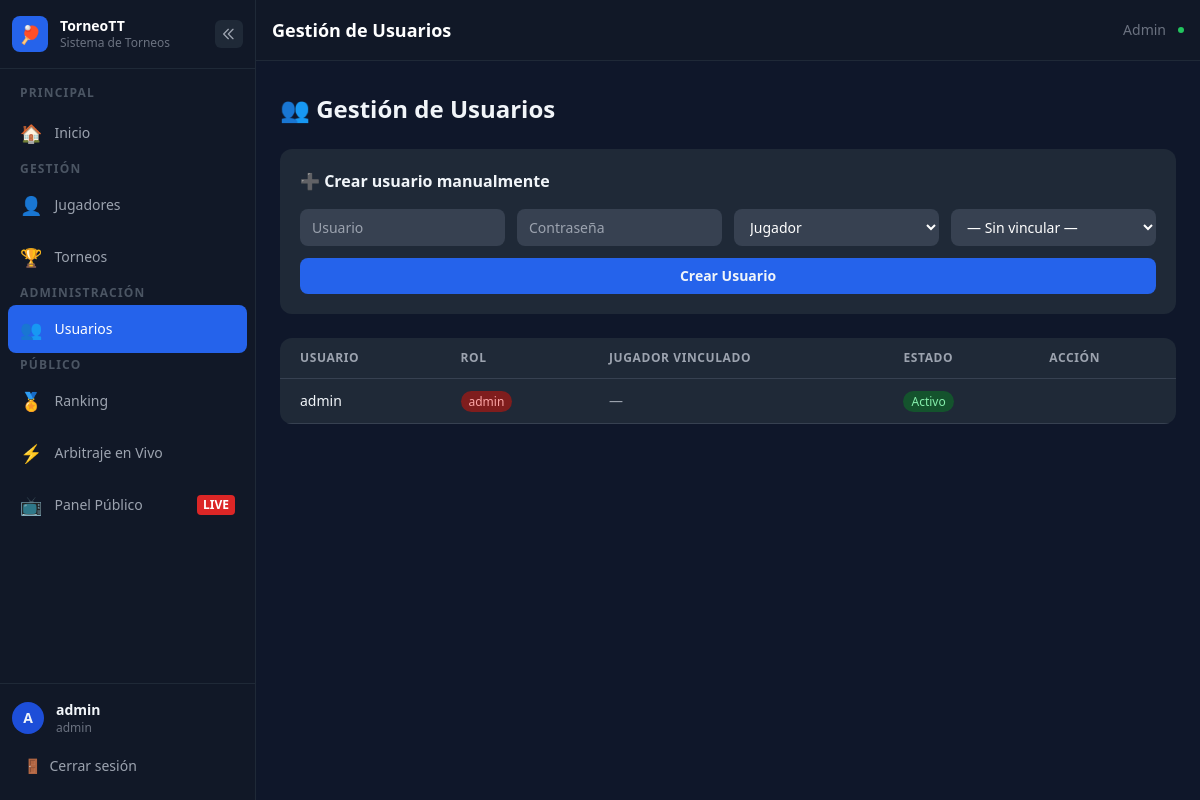
/admin/usuarios (signed in), run on the app's committed database.
### app/models.py (models this page shows)
class Usuario(UserMixin, db.Model):
    id = db.Column(db.Integer, primary_key=True)
    username = db.Column(db.String(50), unique=True, nullable=False)
    password = db.Column(db.String(200), nullable=False)
    rol = db.Column(db.String(20), default='jugador')
    activo = db.Column(db.Boolean, default=False)
    aprobado = db.Column(db.Boolean, default=False)
    jugador_id = db.Column(db.Integer, db.ForeignKey('jugador.id'), nullable=True)
    creado = db.Column(db.DateTime, default=datetime.utcnow)
    jugador = db.relationship('Jugador', backref='usuario', foreign_keys=[jugador_id])

### app/routes.py (the view)
@main.route('/admin/usuarios')
@login_required
def admin_usuarios():
    if current_user.rol != 'admin':
        flash('Acceso denegado.', 'danger')
        return redirect(url_for('main.dashboard'))
    usuarios = Usuario.query.order_by(Usuario.creado.desc()).all()
    solicitudes = SolicitudRegistro.query.filter_by(procesado=False).all()
    jugadores_sin_cuenta = Jugador.query.filter(
        ~Jugador.id.in_(
            db.session.query(Usuario.jugador_id).filter(Usuario.jugador_id != None)
        )
    ).order_by(Jugador.nombre).all()
    return render_template('admin/usuarios.html',
        usuarios=usuarios, solicitudes=solicitudes,
        jugadores_sin_cuenta=jugadores_sin_cuenta)

### app/__init__.py (called while the page is built)
@login_manager.user_loader
def load_user(user_id):
    return Usuario.query.get(int(user_id))

### app/templates/admin/usuarios.html (shortened to what this page needs)
{% extends "base.html" %}
{% block page_title %}Gestión de Usuarios{% endblock %}
{% block content %}
<h2 class="text-2xl font-bold mb-6">👥 Gestión de Usuarios</h2>
<div class="bg-gray-800 rounded-xl p-5 mb-6">
    <h3 class="font-bold mb-4">➕ Crear usuario manualmente</h3>
    <form method="POST" action="{{ url_for('main.crear_usuario') }}" class="grid grid-cols-2 md:grid-cols-4 gap-3">
        <input type="text" name="username" placeholder="Usuario" required
            class="bg-gray-700 text-white rounded-lg px-3 py-2 text-sm focus:outline-none focus:ring-2 focus:ring-blue-500">
        <input type="password" name="password" placeholder="Contraseña" required
            class="bg-gray-700 text-white rounded-lg px-3 py-2 text-sm focus:outline-none focus:ring-2 focus:ring-blue-500">
        <select name="rol" class="bg-gray-700 text-white rounded-lg px-3 py-2 text-sm">
            <option value="jugador">Jugador</option>
        </select>
        <select name="jugador_id" class="bg-gray-700 text-white rounded-lg px-3 py-2 text-sm">
            <option value="">— Sin vincular —</option>
        </select>
        <button type="submit" class="col-span-2 md:col-span-4 bg-blue-600 hover:bg-blue-700 font-bold py-2 rounded-lg text-sm transition">
            Crear Usuario
        </button>
    </form>
</div>
<div class="bg-gray-800 rounded-xl overflow-hidden">
    <table class="w-full text-sm">
        <thead>
            <tr class="border-b border-gray-700 text-gray-400 text-xs uppercase tracking-wider">
                <th class="px-5 py-3 text-left">Usuario</th>
                <th class="px-5 py-3 text-left">Rol</th>
                <th class="px-5 py-3 text-left">Jugador vinculado</th>
                <th class="px-5 py-3 text-left">Estado</th>
                <th class="px-5 py-3 text-left">Acción</th>
            </tr>
        </thead>
        <tbody>
            {% for u in usuarios %}
            <tr class="border-b border-gray-700 hover:bg-gray-700 transition">
                <td class="px-5 py-3 font-medium">{{ u.username }}</td>
                <td class="px-5 py-3">
                    <span class="text-xs px-2 py-0.5 rounded-full
                        {% if u.rol == 'admin' %}bg-red-900 text-red-300
                        {% elif u.rol == 'arbitro' %}bg-purple-900 text-purple-300
                        {% elif u.rol == 'jugador' %}bg-blue-900 text-blue-300
                        {% else %}bg-gray-700 text-gray-300{% endif %}">
                        {{ u.rol }}
                    </span>
                </td>
                <td class="px-5 py-3 text-gray-400">{% if u.jugador %}{{ u.jugador.nombre }}{% else %}—{% endif %}</td>
                <td class="px-5 py-3">
                    <span class="text-xs px-2 py-0.5 rounded-full {% if u.activo %}bg-green-900 text-green-300{% else %}bg-red-900 text-red-300{% endif %}">
                        {% if u.activo %}Activo{% else %}Inactivo{% endif %}
                    </span>
                </td>
                <td class="px-5 py-3">
                </td>
            </tr>
            {% endfor %}
        </tbody>
    </table>
</div>
{% endblock %}

### app/templates/base.html (shortened to what this page needs)
<!DOCTYPE html>
<html lang="es">
<head>
    <script src="https://cdn.tailwindcss.com"></script>
</head>
<body class="min-h-screen flex">
<aside id="sidebar" class="min-h-screen bg-gray-900 border-r border-gray-800 flex flex-col fixed left-0 top-0 z-50 overflow-hidden">
    <div class="px-3 py-4 border-b border-gray-800">
        <div class="logo-wrapper flex items-center gap-3">
            <div class="logo-icon w-9 h-9 bg-blue-600 rounded-lg flex items-center justify-center text-lg font-black flex-shrink-0">🏓</div>
            <div class="logo-text flex-1 min-w-0">
                <p class="font-black text-white text-sm leading-tight">TorneoTT</p>
                <p class="text-gray-500 text-xs">Sistema de Torneos</p>
            </div>
            <button id="toggle-btn" onclick="toggleSidebar()"
                class="hidden md:flex w-7 h-7 rounded-md bg-gray-800 hover:bg-gray-700 items-center justify-center text-gray-400 hover:text-white flex-shrink-0 transition">
                <svg id="toggle-icon" xmlns="http://www.w3.org/2000/svg" class="w-4 h-4" fill="none" viewBox="0 0 24 24" stroke="currentColor">
                    <path stroke-linecap="round" stroke-linejoin="round" stroke-width="2" d="M11 19l-7-7 7-7M18 19l-7-7 7-7"/>
                </svg>
            </button>
        </div>
    </div>
    <nav class="flex-1 px-2 py-4 space-y-1 overflow-y-auto overflow-x-hidden">
        <p class="sidebar-section-label text-gray-600 text-xs uppercase tracking-widest font-bold px-3 mb-2">Principal</p>
        <a href="{{ url_for('main.dashboard') }}" data-tooltip="Inicio"
            class="nav-link flex items-center gap-3 px-3 py-2.5 rounded-lg text-sm font-medium
            {% if request.endpoint == 'main.dashboard' %}nav-active{% else %}text-gray-400{% endif %}">
            <span class="text-lg flex-shrink-0">🏠</span>
            <span class="sidebar-label">Inicio</span>
        </a>
        <p class="sidebar-section-label text-gray-600 text-xs uppercase tracking-widest font-bold px-3 mt-4 mb-2">Gestión</p>
        <a href="{{ url_for('main.jugadores') }}" data-tooltip="Jugadores"
            class="nav-link flex items-center gap-3 px-3 py-2.5 rounded-lg text-sm font-medium
            {% if request.endpoint in ['main.jugadores','main.nuevo_jugador','main.editar_jugador','main.importar_jugadores'] %}nav-active{% else %}text-gray-400{% endif %}">
            <span class="text-lg flex-shrink-0">👤</span>
            <span class="sidebar-label">Jugadores</span>
        </a>
        <a href="{{ url_for('main.torneos') }}" data-tooltip="Torneos"
            class="nav-link flex items-center gap-3 px-3 py-2.5 rounded-lg text-sm font-medium
            {% if request.endpoint in ['main.torneos','main.nuevo_torneo','main.editar_torneo'] %}nav-active{% else %}text-gray-400{% endif %}">
            <span class="text-lg flex-shrink-0">🏆</span>
            <span class="sidebar-label">Torneos</span>
        </a>
        {% set torneo_id_url = request.view_args.get('torneo_id') if request.view_args else None %}
        <p class="sidebar-section-label text-gray-600 text-xs uppercase tracking-widest font-bold px-3 mt-4 mb-2">Administración</p>
        {% if current_user.is_authenticated and current_user.rol == 'admin' %}
        <a href="{{ url_for('main.admin_usuarios') }}" data-tooltip="Usuarios"
            class="nav-link flex items-center gap-3 px-3 py-2.5 rounded-lg text-sm font-medium
            {% if request.endpoint == 'main.admin_usuarios' %}nav-active{% else %}text-gray-400{% endif %}">
            <span class="text-lg flex-shrink-0">👥</span>
            <span class="sidebar-label">Usuarios</span>
        </a>
        {% endif %}
        <p class="sidebar-section-label text-gray-600 text-xs uppercase tracking-widest font-bold px-3 mt-4 mb-2">Público</p>
        <a href="{{ url_for('main.ranking') }}" target="_blank" data-tooltip="Ranking"
            class="nav-link flex items-center gap-3 px-3 py-2.5 rounded-lg text-sm font-medium
            {% if request.endpoint == 'main.ranking' %}nav-active{% else %}text-gray-400{% endif %}">
            <span class="text-lg flex-shrink-0">🏅</span>
            <span class="sidebar-label">Ranking</span>
        </a>
        <a href="{{ url_for('main.panel_publico') }}" target="_blank" data-tooltip="Arbitraje en Vivo"
            class="nav-link flex items-center gap-3 px-3 py-2.5 rounded-lg text-sm font-medium text-gray-400">
            <span class="text-lg flex-shrink-0">⚡</span>
            <span class="sidebar-label">Arbitraje en Vivo</span>
        </a>
        <a href="{{ url_for('main.panel_publico') }}" target="_blank" data-tooltip="Panel Público"
            class="nav-link flex items-center gap-3 px-3 py-2.5 rounded-lg text-sm font-medium text-gray-400">
            <span class="text-lg flex-shrink-0">📺</span>
            <span class="sidebar-label">Panel Público</span>
            <span class="live-badge ml-auto text-xs bg-red-600 text-white px-1.5 py-0.5 rounded font-bold animate-pulse">LIVE</span>
        </a>
    </nav>
    <div class="px-3 py-4 border-t border-gray-800">
        {% if current_user.is_authenticated %}
        <div class="user-wrapper flex items-center gap-3 mb-3">
            <div class="user-avatar w-8 h-8 bg-blue-700 rounded-full flex items-center justify-center text-sm font-bold flex-shrink-0">
                {{ current_user.username[0].upper() }}
            </div>
            <div class="user-info flex-1 min-w-0">
                <p class="text-sm font-semibold truncate">{{ current_user.username }}</p>
                <p class="text-xs text-gray-500">{{ current_user.rol }}</p>
            </div>
        </div>
        <a href="{{ url_for('auth.logout') }}"
            class="logout-btn w-full flex items-center gap-2 px-3 py-2 rounded-lg text-sm text-gray-400 hover:bg-gray-800 hover:text-white transition">
            <span>🚪</span>
            <span class="logout-label">Cerrar sesión</span>
        </a>
        {% endif %}
    </div>
</aside>
<main id="main-content" class="flex-1 flex flex-col min-h-screen">
    <div class="bg-gray-900 border-b border-gray-800 px-4 py-4 flex items-center justify-between sticky top-0 z-30">
        <div class="flex items-center gap-3">
            <h1 class="text-lg font-bold text-white">{% block page_title %}{% endblock %}</h1>
        </div>
        <div class="flex items-center gap-3 text-sm text-gray-500">
            {% if current_user.is_authenticated %}
            <span class="hidden sm:inline">{{ current_user.rol | capitalize }}</span>
            <span class="w-1.5 h-1.5 bg-green-500 rounded-full"></span>
            {% endif %}
        </div>
    </div>
    <div class="px-4 md:px-6 pt-4">
    </div>
    <div class="flex-1 px-4 md:px-6 py-4">
        {% block content %}{% endblock %}
    </div>
</main>
</body>
</html>

### app/templates/base.html (style rules this page uses)
body { background: #0f172a; color: #f1f5f9; font-family: 'Segoe UI', sans-serif; }
.nav-link { transition: all .2s; }
.nav-active { background: #2563eb !important; color: #fff !important; }
#sidebar { transition: width .25s ease, transform .25s ease; width: 256px; }
#main-content { transition: margin-left .25s ease; margin-left: 256px; }
#toggle-btn { transition: transform .25s ease; }

### data on the page
Usuario: username "A", username "admin", rol "admin", rol "Admin", activo "Activo"
